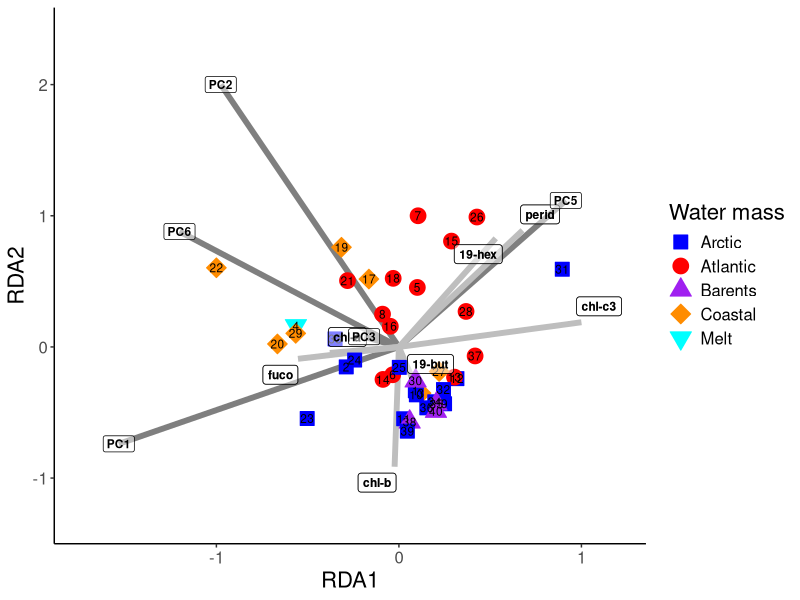
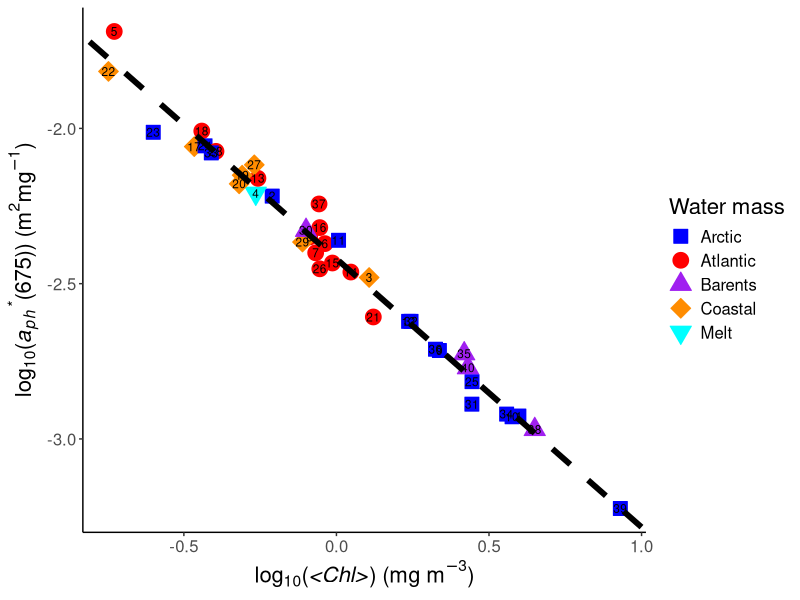
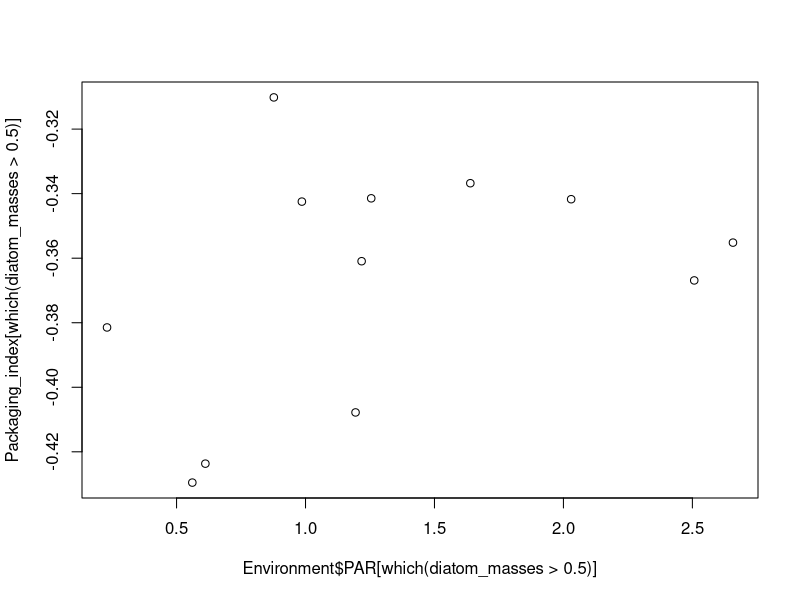
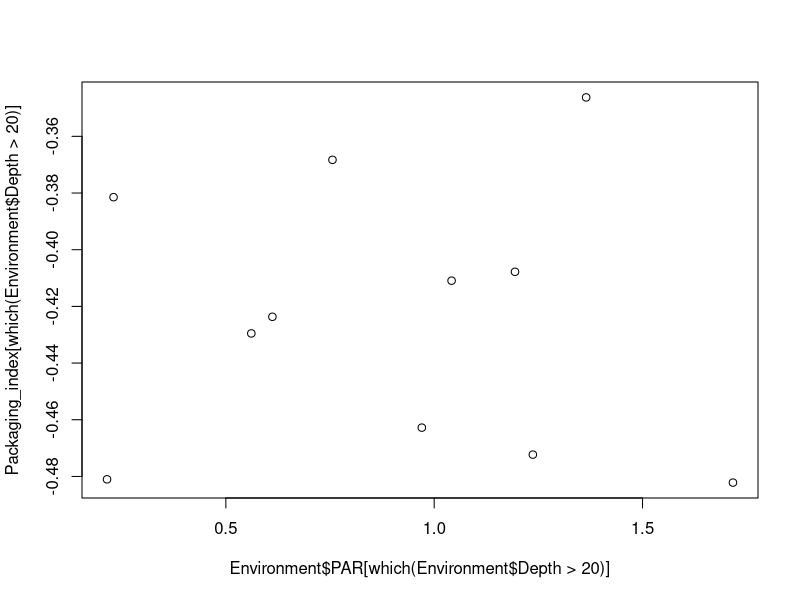
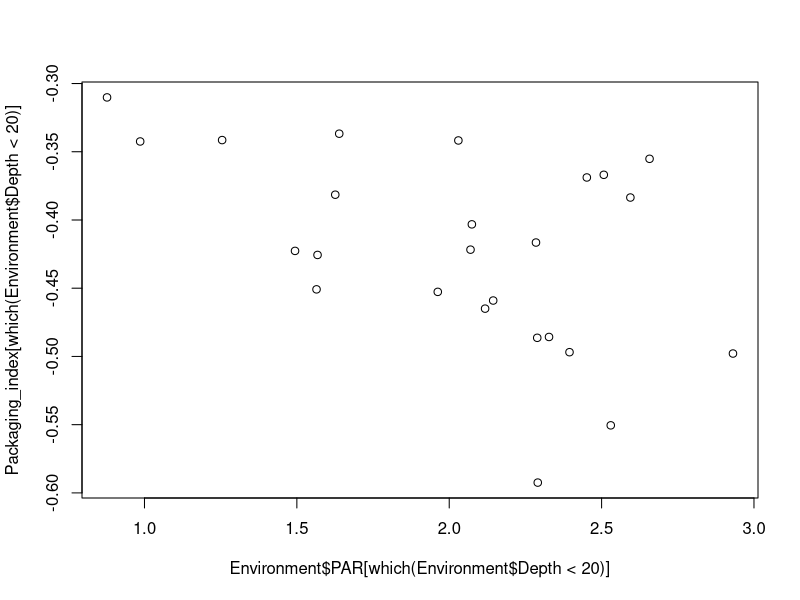
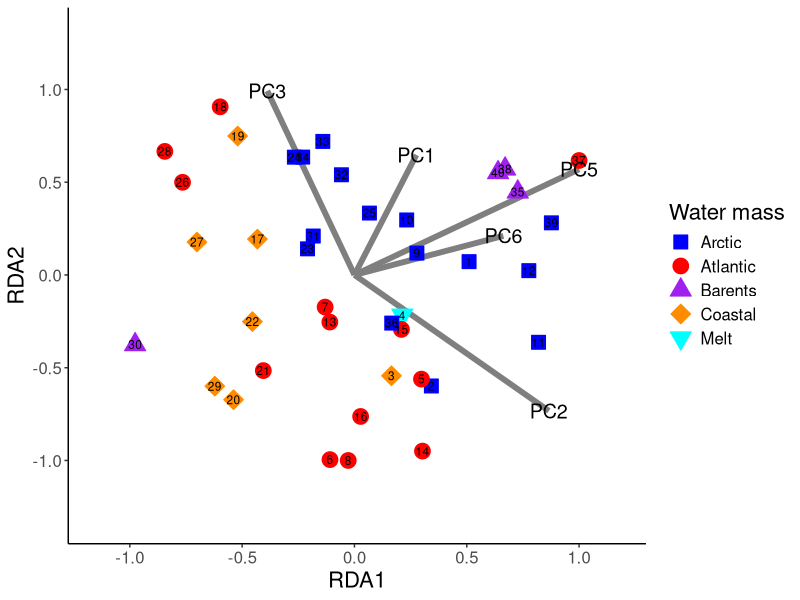
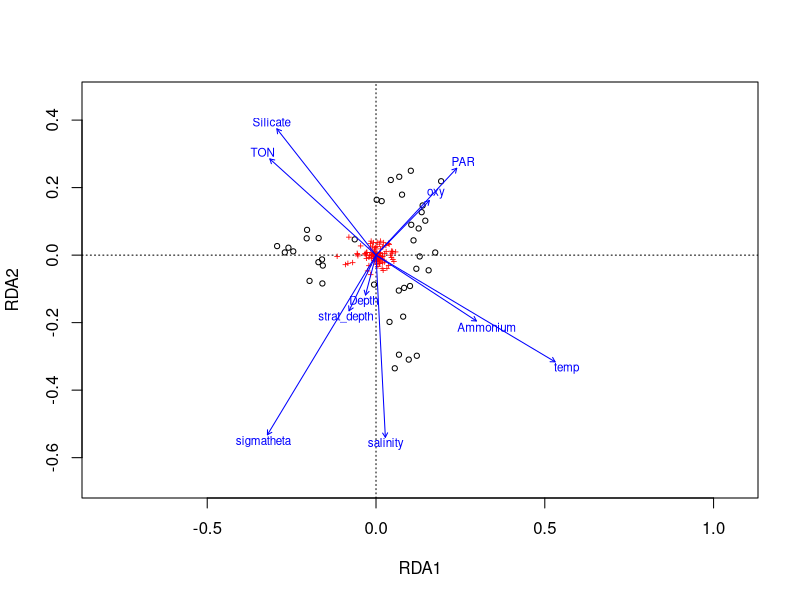
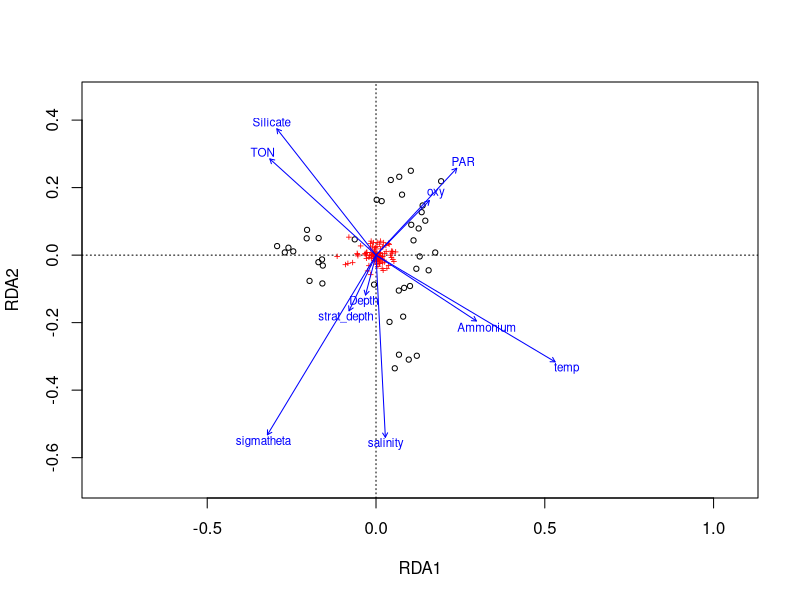

Recreate these plots in R, in order.
# This script conducts statistical analyses in response to the 
# first round of reviewer comments from Reviewer 2
# for the manuscript ID: 860773

setwd('D:/Documents/Final_nutrients_sian')
# You will need to set the path to the location
# that you saved the following files
# 'Biomasses_40.csv'
# 'Environment_40.csv'
# 'Absorption_spectra_40.csv'
# 'Cell_counts_40.csv'
# 'Pigments_40.csv'
# If you do not have a package, run the code 'install.packages('package name')'

library('vegan')
# Code for multivariate statistical analyses
library(ggplot2)
# Plotting package
library(reshape2)
# Data tidying
library(cowplot)
# Extracting plot elements
library(ggpubr)
# Combine subplots

Biomasses<-read.csv('Biomasses_40.csv')
Environment<-read.csv('Environment_40.csv')
Absorption_spectra<-read.csv('Absorption_spectra_40.csv')
Cell_counts<-read.csv('Cell_counts_40.csv')
Pigments<-read.csv('Pigments_40.csv')
# Load the requisite datasets

Absorption_data<-Absorption_spectra[,5:355]/rowSums(Absorption_spectra[,5:355])
# Normalise to integral
Cell_data<- cbind(log10(Cell_counts[,5:110]+1),log10((Cell_counts[,111:114]*1000)+1))
Cell_data<-Cell_data/rowSums(Cell_data)
# Log10 + 1 transform, then normalise to integral
Pigment_data<-Pigments[,5:32]/rowSums(Pigments[,5:32])
# Normalise to integral

explan<-prcomp(Environment[,-c(11:14)],scale=T) 
# PCA decomposition

# Point 1
# What fraction of total variance do Redundancy Analyses explain?

cell_rda<-rda( Cell_data ~ . ,as.data.frame(explan$x))
optics_rda<-rda( Absorption_data ~ . ,as.data.frame(explan$x))
pigment_rda<-rda( Pigment_data ~ . ,as.data.frame(explan$x))
# Run analyses

cell_rda ; optics_rda ; pigment_rda 
# The total constrained variance is reported in each summmary

# Point 2
# What proportion of environmental variance is explained in each PC-axes
# in the PCA decomposition?

summary(explan) 
# Axial variances are reported in this summary

explan$rotation
# The PC-loadings can be viewed to reveal the meaning of individual axes

# Point 3
# Do the results for the analyses derived from pigment ratios change 
# if the pigments are normalised by their variances?

Scaled_Pigment_data<-Pigment_data
for(i in 1:(dim(Pigment_data)[2]) ){
Scaled_Pigment_data[,i]<-(Pigment_data[,i]/sd(Pigment_data[,i]))-mean(Pigment_data[,i])
}
# Perform variance normalisation

Scaled_Pigment_data<-Scaled_Pigment_data[,-5]
# Remove pigments that are invariant ahead of analysis


pigment_rda_scaled<-rda( Scaled_Pigment_data[,-5] ~ . ,as.data.frame(explan$x))
# Perform analysis

pigment_rda_scaled 
# Inspect summary of results

# Let us produce a plot of the RDA space

hydrog_vector<-rep('Barents',dim(Environment)[1] )
hydrog_vector[which(Environment$temp <0 & Environment$salinity <34.8)]<- 'Arctic' #Arw
hydrog_vector[which(Environment$temp >0 & Environment$temp <3 & Environment$salinity <34.4)]<- 'Melt' #Mw
hydrog_vector[which(Environment$temp >3 & Environment$salinity <34.8)]<- 'Coastal' #Cw
hydrog_vector[which(Environment$temp >3 & Environment$salinity >34.8)]<- 'Atlantic' #AtW
# Define a vector of the Watermass classifications of each sample

d2<-as.data.frame(cbind(scores(pigment_rda_scaled,display='sites'),
hydrog_vector))
d2[,1:2]<-as.matrix(sapply(d2[,1:2], as.character ))  
d2[,1:2]<-as.matrix(sapply(d2[,1:2], as.numeric ))  
d2[,1]<-d2[,1]/max(abs(d2[,1]))
d2[,2]<-d2[,2]/max(abs(d2[,2]))
colnames(d2)[3]<-'Watermass'

pigment_segments<-as.data.frame(cbind(rep(0,dim(Environment)[2]-4),rep(0,dim(Environment)[2]-4),
summary(pigment_rda_scaled)$biplot[,1],summary(pigment_rda_scaled)$biplot[,2]))/max(abs(summary(pigment_rda_scaled)$biplot))

pigment_segments<-pigment_segments/max(abs(pigment_segments))

pigment_var<-c(1,2,3,5,6)

#pigment_picks<-c(25,8,13,24,1,7,6)
pigment_picks<-c(24,7,11,23,1,6,5)
pigment_names<-c('chl-a','fuco','19-hex','chl-b','chl-c3','19-but','perid')

dpigments<-as.data.frame(cbind(rep(0,length(pigment_picks)),rep(0,length(pigment_picks)),
scores(pigment_rda_scaled,display='species')[pigment_picks,1],scores(pigment_rda_scaled,display='species')[pigment_picks,2])/ (max(abs(scores(pigment_rda_scaled,display='species')[pigment_picks,]))*1.2) )

dpigments<-dpigments/max(abs(dpigments))

library(ggrepel)
ggplot(data=d2,aes(x=RDA1,y=RDA2,col=Watermass))+
scale_x_continuous(expand = c(0.1, 0.1)) + scale_y_continuous(expand = c(0.15, 0.15))+
geom_segment(data=pigment_segments[pigment_var,]*2,aes(x=V1,y=V2,xend=V3,yend=V4),size=2,
alpha=1,color='gray50')+
geom_segment(data=dpigments,aes(x=V1,y=V2,xend=V3,yend=V4),size=2,
alpha=1,color='grey')+
geom_point(aes(shape=Watermass,col=Watermass,fill=Watermass),size=5,alpha=1)+
#scale_colour_manual("Watermass", values = c("Arctic" = "blue", "Atlantic" = "red", "Barents" = 'purple', "Coastal" = 'darkorange', "Melt" = 'cyan'))+
#scale_shape_manual("Watermass", values = c("Arctic" = 15, "Atlantic" = 16, "Barents" = 17, "Coastal" = 18, "Melt" = 19))+
scale_fill_manual("Water mass", values = c("Arctic" = "blue", "Atlantic" = "red", "Barents" = 'purple', "Coastal" = 'darkorange', "Melt" = 'cyan'))+
scale_colour_manual("Water mass", values = c("Arctic" = "blue", "Atlantic" = "red", "Barents" = 'purple', "Coastal" = 'darkorange', "Melt" = 'cyan'))+
scale_shape_manual("Water mass", values = c("Arctic" = 22, "Atlantic" = 21, "Barents" = 24, "Coastal" = 23, "Melt" = 25))+
geom_text(label=c(1:40),col='black',size=3)+
geom_label_repel(seed=1234,data=dpigments,aes(x=V3,y=V4),label=pigment_names,color='black',
size=3,fontface='bold',alpha=.5)+
geom_label_repel(seed=1234,data=dpigments,aes(x=V3,y=V4),label=pigment_names,color='black',
size=3,fontface='bold',alpha=1,fill=NA)+
geom_label(data=pigment_segments[pigment_var,]*2,aes(x=V3,y=V4),label=c(rownames(pigment_segments)[pigment_var]),color='black',
size=3,fontface='bold',alpha=.5,)+
theme(legend.position='right',
axis.line.x=element_line(),
axis.text.x=element_text(size=12),
axis.title.x=element_text(size=16),
axis.text.y=element_text(size=12),
axis.title.y=element_text(size=16),
legend.title=element_text(size=16),
legend.text=element_text(size=12),
axis.line.y=element_line(),
panel.background=element_blank())

Test_axes<- colnames(explan$rotation)
Env<-explan$x

for(i in 1: (dim(Environment[,-c(11:14)])[2]) ){
	temporary_rda<-anova(rda( Scaled_Pigment_data ~Env[,i],Z=Env[,-i]))
		print( c( 'proportion of variance explained', temporary_rda$V[1]/sum(temporary_rda$V), Test_axes[i] ) )
		print( c( 'p-value', temporary_rda$"Pr(>F)" [1], Test_axes[i] ) )
}

# Pure effects indicate PC1, PC2, PC5, PC6, PC10 are significant

Pigment_term_effects<-anova(pigment_rda_scaled, by="term")
# Term-wise effects indicate PC1, PC2, PC5, PC6, PC10 are significant

Pigment_margin_effects<-anova(pigment_rda_scaled, by="margin")
# Marginal effects indicate PC1, PC2, PC5, PC6, PC10 are significant




# Point 4
# Do Redundancy Analyses predominantly explain variance in phytoplankton community composition
# that could be attributed to variations in overall biomass or in photophysiological adaptation? 

# We will first test whether pigments are a faithful representation of variation in community structure
# (as opposed to forms of photophysiological adaptation orthogonal to community structure) 
# by performing a redundancy analysis to explore whether cell count structure is explained by pigment ratios

cells_pigments<-rda(Cell_data ~., Pigment_data)
# Some 81% of variance in the cell count data is constrained by variation in pigment ratios

anova(cells_pigments,by='term')
# A term-wise effect statistic indicates that a large number of pigment species underly this explained
# structure

PPC<- Pigment_data$a_carot + Pigment_data$b_carot + Pigment_data$zeaxanthin +
Pigment_data$alloxanthin + Pigment_data$diadinoxanthin

summary(lm(PPC~Environment$PAR))
# A significant p-value is reported (0.005) and a relatively low adjusted R^ (0.17)
# Indicating variation in photosynthetically active radiation significantly explains
# at least some variance in photo protective pigments (PPC)

Pigment_data_without_PPC<- Pigments[,c(5:17,19:21,23,25:30)]/rowSums(Pigments[,c(5:17,19:21,23,25:30)])

pigment_rda_without_PPC<-rda( Pigment_data_without_PPC ~ . ,as.data.frame(explan$x))
# about 39% of variance in these pigments is constrained by the environmental data
# this is broadly similar to the 42-46% constrained by the total suite of pigments

anova(pigment_rda_without_PPC,by='term')
# Fewer axes of environmental variance are identifies as explaining variance in the pigment dataset
# when PPC is removed

cells_pigment_rda_without_PPC<-rda( Cell_data ~ . ,Pigment_data_without_PPC)
# when photoprotective pigments are removed only 69% of variance in the cell count data is explained

# What about when PAR is removed from environmental variability?

explan_without_PAR<-prcomp(Environment[,-c(9,11:14)],scale=T) 
# PCA decomposition without PAR

pigment_rda_without_PAR<-rda( Pigment_data ~ . ,as.data.frame(explan_without_PAR$x))
# 41% of variance is constrained


# Let us be thorough and also undertake variance partitioning analyses


PPC<- Pigment_data$a_carot + Pigment_data$b_carot + Pigment_data$zeaxanthin +
Pigment_data$alloxanthin + Pigment_data$diadinoxanthin

PPC_data<-Pigment_data[,c(27,28,20,18,14)]

mod <- varpart (Cell_data, PPC_data, Pigment_data_without_PPC[-which(sapply(Pigment_data_without_PPC,sd)==0)])
mod <- varpart (Cell_data, PPC_data, Pigment_data_without_PPC[-c(5,22)]) # A test eliminating co-linear pigments

mod <- varpart (Absorption_data, PPC_data, Pigment_data_without_PPC[-which(sapply(Pigment_data_without_PPC,sd)==0)])
mod <- varpart (Absorption_data, PPC_data, Pigment_data_without_PPC[-c(5,22)]) # A test eliminating co-linear pigments

# Let us explore pigment packaging responds to variation in PAR, and what the cause of that might be

log_chla<-log10(Pigments$chl_a)
log_spec_abs<-log10(Absorption_data$X676/Pigments$chl_a)
# These two features should have a negative linear relationship 
# if pigment packaging evolves with (chl-a)

mod<-lm(log_spec_abs~log_chla)
# p value <2e-16, and adjusted R^2 of 0.98
# Very strong negative relationship


hydrog_vector<-rep('Barents',dim(Environment)[1] )
hydrog_vector[which(Environment$temp <0 & Environment$salinity <34.8)]<- 'Arctic' #Arw
hydrog_vector[which(Environment$temp >0 & Environment$temp <3 & Environment$salinity <34.4)]<- 'Melt' #Mw
hydrog_vector[which(Environment$temp >3 & Environment$salinity <34.8)]<- 'Coastal' #Cw
hydrog_vector[which(Environment$temp >3 & Environment$salinity >34.8)]<- 'Atlantic' #AtW
# Define a vector of the Watermass classifications of each sample

d<-as.data.frame(cbind(log_chla,log_spec_abs,hydrog_vector))
d[,1:2]<-as.matrix(sapply(d[,1:2], as.character ))  
d[,1:2]<-as.matrix(sapply(d[,1:2], as.numeric )) 
colnames(d)[3]<-'Watermass'
# Produce a dataframe

ggplot(data=d,aes(x=log_chla,y=log_spec_abs))+
#geom_point(size=5,alpha=1)+
geom_point(aes(shape=Watermass,col=Watermass,fill=Watermass),size=5,alpha=1)+ # Plot sample points 
scale_fill_manual("Water mass", values = c("Arctic" = "blue", "Atlantic" = "red", "Barents" = 'purple', "Coastal" = 'darkorange', "Melt" = 'cyan'))+
scale_colour_manual("Water mass", values = c("Arctic" = "blue", "Atlantic" = "red", "Barents" = 'purple', "Coastal" = 'darkorange', "Melt" = 'cyan'))+
scale_shape_manual("Water mass", values = c("Arctic" = 22, "Atlantic" = 21, "Barents" = 24, "Coastal" = 23, "Melt" = 25))+
geom_text(label=c(1:40),col='black',size=3)+ # Label points with unique numbers 
geom_abline(intercept=mod$coef[1],slope=mod$coef[2],size=2,linetype='dashed')+
ylab( expression(paste('log'[10],'(',italic('a'[ph]),italic(''^'*'),'(675))',' (',m^2,'mg'^-1,')')) )+
xlab( expression(paste('log'[10],'(',italic('<Chl>'),')',' (mg m'^-3,')' )))+
theme(legend.position='right',
axis.line.x=element_line(),
axis.text.x=element_text(size=12),
axis.title.x=element_text(size=16),
axis.text.y=element_text(size=12),
axis.title.y=element_text(size=16),
legend.title=element_text(size=16),
legend.text=element_text(size=12),
axis.line.y=element_line(),
panel.background=element_blank())
# Produce a plot

# Take log_spec_abs as an index of packaging
Packaging_index<-1/log_spec_abs


diatom_masses<-rowSums(Biomasses[,5:55])/rowSums(Biomasses[,5:110])
dinoflagellate_masses<-(rowSums(Biomasses[,56:98])/(rowSums(Biomasses[,5:110])))
ciliate_masses<-(rowSums(Biomasses[,99:110])/(rowSums(Biomasses[,5:110])))
# Relative contribution of diatoms/different groups to microphytoplankton


plot(Environment$PAR[which(diatom_masses>.5)],Packaging_index[which(diatom_masses>.5)])
summary(lm(Packaging_index[which(diatom_masses>.5)]~Environment$PAR[which(diatom_masses>.5)]))

plot(Environment$PAR[which(Environment$Depth>20)],Packaging_index[which(Environment$Depth>20)])
summary(lm(Packaging_index[which(Environment$Depth>20)]~Environment$PAR[which(Environment$Depth>20)]))

plot(Environment$PAR[which(Environment$Depth<20)],Packaging_index[which(Environment$Depth<20)])
summary(lm(Packaging_index[which(Environment$Depth<20)]~Environment$PAR[which(Environment$Depth<20)]))

summary(lm(Packaging_index[which(Environment$Depth<20)]~Environment$PAR[which(Environment$Depth<20)]
+diatom_masses[which(Environment$Depth<20)]))


# Diatom-rich and sub-surface subsets do not reveal interesting dependencies of packaing index upon PAR

# Point 5
# Are the results in the presented manuscript mostly driven by diatoms?

# This can be tested by excluding diatom taxa from the cell counts data and re-performing analyses, 
# to see whether they differ substantialy from the original analyses based on cell counts.

Cell_data<- cbind(log10(Cell_counts[,5:110]+1),log10((Cell_counts[,111:114]*1000)+1))
Cell_data_without_diatoms<-Cell_data[,-c(1:51)]/rowSums(Cell_data[,-c(1:51)])

cell_rda_without_diatoms<-rda( Cell_data_without_diatoms ~ . , as.data.frame(explan$x))
# 36% of variance in non-diatom cell count structure is constrained by the environmental variables

for(i in 1: (dim(Environment[,-c(11:14)])[2]) ){ # for each environmental axis
	temporary_rda<-anova(rda( Cell_data_without_diatoms ~Env[,i],Z=Env[,-i])) # produce a Redundancy Analysis which partials-out all other axes
		print( c( 'proportion of variance explained', temporary_rda$V[1]/sum(temporary_rda$V), Test_axes[i] ) )
		print( c( 'p-value', temporary_rda$"Pr(>F)" [1], Test_axes[i] ) )
		# Print the explained variance and p-value derived from permutation 
}
# Pure effect statistics show that PC1, PC2, PC3, PC5, are significant explainers of cell count structure without
# diatoms

anova(cell_rda_without_diatoms, by="term")
# Term-wise effect statistics agree
anova(cell_rda_without_diatoms, by="margin")
# Marginal effect statistics agree

# Now we will produce a triplot for visual inspection


hydrog_vector<-rep('Barents',dim(Environment)[1] )
hydrog_vector[which(Environment$temp <0 & Environment$salinity <34.8)]<- 'Arctic' #Arw
hydrog_vector[which(Environment$temp >0 & Environment$temp <3 & Environment$salinity <34.4)]<- 'Melt' 
hydrog_vector[which(Environment$temp >3 & Environment$salinity <34.8)]<- 'Coastal' #Cw
hydrog_vector[which(Environment$temp >3 & Environment$salinity >34.8)]<- 'Atlantic' #AtW
# Define a vector of the Watermass classifications of each sample

d<-as.data.frame(cbind(scores(cell_rda_without_diatoms,display='sites'),
hydrog_vector))
d[,1:2]<-as.matrix(sapply(d[,1:2], as.character ))  
d[,1:2]<-as.matrix(sapply(d[,1:2], as.numeric ))  
d[,1]<-d[,1]/max(abs(d[,1]))
d[,2]<-d[,2]/max(abs(d[,2]))
colnames(d)[3]<-'Watermass'
# Make a dataframe for the cell counts analysis

cell_segments<-as.data.frame(cbind(rep(0,dim(Environment)[2]-4),rep(0,dim(Environment)[2]-4),
summary(cell_rda)$biplot[,1],summary(cell_rda)$biplot[,2]))/max(abs(summary(cell_rda)$biplot))
# Triplot vectors for environmental variance axes

cell_segments<-cell_segments/max(abs(cell_segments))
# Normalise

cell_var<-c(1,2,3,5,6)
# The chosen axes for plotting (those identified as significant in the significance testing script)



ggplot(data=d,aes(x=RDA1,y=RDA2,col=Watermass))+ # Plot with cell RDA data and watermass properties
ylim(c(-1,1))+
xlim(c(-1,1))+ # Set axis limits
scale_x_continuous(expand = c(0.1, 0.1)) + scale_y_continuous(expand = c(0.15, 0.15))+ 
geom_segment(data=cbind(cell_segments[cell_var,]),aes(x=V1,y=V2,xend=V3,yend=V4),size=2, 
alpha=1,color='gray50')+ # Plot vectors for environmental axes
geom_point(aes(shape=Watermass,col=Watermass,fill=Watermass),size=5,alpha=1)+ # Plot sample points 
scale_fill_manual("Water mass", values = c("Arctic" = "blue", "Atlantic" = "red", "Barents" = 'purple', "Coastal" = 'darkorange', "Melt" = 'cyan'))+
scale_colour_manual("Water mass", values = c("Arctic" = "blue", "Atlantic" = "red", "Barents" = 'purple', "Coastal" = 'darkorange', "Melt" = 'cyan'))+
scale_shape_manual("Water mass", values = c("Arctic" = 22, "Atlantic" = 21, "Barents" = 24, "Coastal" = 23, "Melt" = 25))+
geom_text(label=c(1:40),col='black',size=3)+ # Label points with unique numbers 
geom_text(data=cell_segments[cell_var,]*1,aes(x=V3,y=V4),label=c(colnames(explan$x)[cell_var]),color='black',
size=5)+ # Add environmental axis labels 
theme(legend.position='right',
axis.line.x=element_line(),
axis.text.x=element_text(size=12),
axis.title.x=element_text(size=16),
axis.text.y=element_text(size=12),
axis.title.y=element_text(size=16),
legend.title=element_text(size=16),
legend.text=element_text(size=12),
axis.line.y=element_line(),
panel.background=element_blank())

# Which species are controlling variation along RDA-1 in the analysis without diatoms?
cell_rda_without_diatoms$CCA$v[,1][order(cell_rda_without_diatoms$CCA$v[,1])]
# The most extreme values will tell you which species are most distinct along this axis


# Point 6
# Are the results of the redundancy analyses in the original manuscript significantly explained
# by variation in overall biomass?

Biomasses<-read.csv('Biomasses_40.csv')
Overall_biomass<-rowSums(Biomasses[,-c(1:4)])

Biomasses<-read.csv('Biomasses_40.csv')
Environment<-read.csv('Environment_40.csv')
Absorption_spectra<-read.csv('Absorption_spectra_40.csv')
Cell_counts<-read.csv('Cell_counts_40.csv')
Pigments<-read.csv('Pigments_40.csv')
# Load the requisite datasets

Absorption_data<-Absorption_spectra[,5:355]/rowSums(Absorption_spectra[,5:355])
# Normalise to integral
Cell_data<- cbind(log10(Cell_counts[,5:110]+1),log10((Cell_counts[,111:114]*1000)+1))
Cell_data<-Cell_data/rowSums(Cell_data)
# Log10 + 1 transform, then normalise to integral
Pigment_data<-Pigments[,5:32]/rowSums(Pigments[,5:32])
# Normalise to integral

cell_rda<-rda( Cell_data ~ . ,as.data.frame(explan$x))
optics_rda<-rda( Absorption_data ~ . ,as.data.frame(explan$x))
pigment_rda<-rda( Pigment_data ~ . ,as.data.frame(explan$x))
# Run analyses


summary(lm(summary(cell_rda)$sites[,1]~Overall_biomass))
# significant but weak relationship of RDA-1 cells to overall biomass
summary(lm(summary(cell_rda)$sites[,2]~Overall_biomass))
# no clear dependency of RDA-2 cells on overall biomass

summary(lm(summary(pigment_rda)$sites[,1]~Overall_biomass))
# significant but weak relationship of RDA-1 pigments to overall biomass
summary(lm(summary(pigment_rda)$sites[,2]~Overall_biomass))
# no clear dependency of RDA-2 pigments on overall biomass

summary(lm(summary(optics_rda)$sites[,1]~Overall_biomass))
# significant but weak relationship of RDA-1 absorption spectra to overall biomass
summary(lm(summary(optics_rda)$sites[,2]~Overall_biomass))
# no clear dependency of RDA-2 absorption spectra on overall biomass

# Point 7
# Point 7 did not require new code to answer

# Point 8 
# does scaling the environmental input variables before analysis in RDA change the results?
# (It shouldn't because correlation structure is scaled in vegan's rda function)

cell_rda<-rda( Cell_data ~ . ,Environment[,-c(11:14)])

Scaled_Environment<-Environment[,-c(11:14)]
for(i in 1:(dim(Scaled_Environment)[2]) ){
Scaled_Environment[,i]<-(Scaled_Environment[,i]/sd(Scaled_Environment[,i]))-mean(Scaled_Environment[,i])
}
# scale environmental variables by their variances

cell_rda_scaled_environment<-rda(Cell_data ~ .,Scaled_Environment)
# reperform analysis

plot(cell_rda) ; dev.new() ; plot(cell_rda_scaled_environment)
# You can satisfy yourself the results are arithemtically near-identical

# Point 9
# Can we be certain that seasonal succession and Atlantic influence drive significant structure in the
# RDA analyses?

Julian<-Biomasses$Julian
# Julian day of the year that biomass samples were taken
Order<-order(Julian) # you can choose to order by diatom_masses instead if you wish
J<-(Julian/365)*12 # Quick conversion of Julian day to months (rough)

summary(lm(J ~ summary(cell_rda)$sites[,1] + summary(cell_rda)$sites[,2]))
# The month the samples were collected in is a strong function of both 
# leading RDA axes in the cell count data

summary(lm(J ~ summary(pigment_rda)$sites[,1] + summary(pigment_rda)$sites[,2]))
# The month the samples were collected in is a moderate function of RDA-1, but is 
# not clearly related to RDA-2

summary(lm(J ~ summary(optics_rda)$sites[,1] + summary(optics_rda)$sites[,2]))
# The month the samples were collected in is a moderate function of RDA-1, but is 
# not clearly related to RDA-2

# How can we tell whether Atlantic identify of samples is a significant variable structuring the
# distribution of site scores in the redundancy analyses? 
# We can use multiple anova, to see whether there is a separation of means by water mass group

Atlantic_vector<-hydrog_vector
Atlantic_vector[which(Atlantic_vector != 'Atlantic')]<-'Not_Atlantic'
# Atlantic_vector[which(hydrog_vector == 'Coastal')]<-'Coastal'
# Uncomment this line if you want to consider coastal water mass samples independently
# Atlantic_vector[which(hydrog_vector == 'Coastal')]<-'Atlantic'
# Uncomment this line if you wish to groap coastal water mass samples with Atlantic samples

cell_manova_data<-as.data.frame(cbind(summary(cell_rda)$sites,Atlantic_vector))
colnames(cell_manova_data)<-c('RDA1','RDA2','RDA3','RDA4','RDA5','RDA6','WaterMass')
cell_manova_data$WaterMass<-as.character(cell_manova_data$WaterMass)
for(i in 1:6){
	cell_manova_data[,i]<-as.numeric(as.character(cell_manova_data[,i]))
}
rownames(cell_manova_data)<-NULL
cell_manova<-manova( cbind(RDA1,RDA2,RDA3,RDA4,RDA5,RDA6) ~ WaterMass, data=cell_manova_data)
summary.aov(cell_manova)
# This result suggests that Atlantic status significantly determines point dispersion along 
# axes RDA1 and RDA2
# The p values are 0.03 and 0.004


pigment_manova_data<-as.data.frame(cbind(summary(pigment_rda)$sites,Atlantic_vector))
colnames(pigment_manova_data)<-c('RDA1','RDA2','RDA3','RDA4','RDA5','RDA6','WaterMass')
pigment_manova_data$WaterMass<-as.character(pigment_manova_data$WaterMass)
for(i in 1:6){
	pigment_manova_data[,i]<-as.numeric(as.character(pigment_manova_data[,i]))
}
rownames(pigment_manova_data)<-NULL
pigment_manova<-manova( cbind(RDA1,RDA2,RDA3,RDA4,RDA5,RDA6) ~ WaterMass, data=pigment_manova_data)
summary.aov(pigment_manova)
# This result suggests that Atlantic status significantly structures variance over
# RDA1 but not RDA2 (p = 0.003 and p = 0.07)

optics_manova_data<-as.data.frame(cbind(summary(optics_rda)$sites,Atlantic_vector))
colnames(optics_manova_data)<-c('RDA1','RDA2','RDA3','RDA4','RDA5','RDA6','WaterMass')
optics_manova_data$WaterMass<-as.character(optics_manova_data$WaterMass)
for(i in 1:6){
	optics_manova_data[,i]<-as.numeric(as.character(optics_manova_data[,i]))
}
rownames(optics_manova_data)<-NULL
optics_manova<-manova( cbind(RDA1,RDA2,RDA3,RDA4,RDA5,RDA6) ~ WaterMass, data=optics_manova_data)
summary.aov(optics_manova)
# This result shows that Atlantic status is not significantly related to variance over
# RDA1 and RDA2, (p = 0.13 and p = 0.6)
# However, we note on inspecting original manuscript Figure 6C that there is an over-lap of Atlantic
# samples with Coastal samples in RDA1-2 space.
# If Coastal samples are treated as their own class, then water mass variation is significantly 
# related to RDA1 (p = 0.00014)
# and if Coastal samples are grouped with Atlantic samples, then water mass is very
# clearly related to RDA1 (p = 9.4e-05). 


# What about if we try to remove the effects of diachronous sampling? 
# For RDA axes that are significantly related to the time-of-sampling we need to 
# perform a linear model of axis score against time-of-sampling, and then extract the 
# residual.
# The MANOVA analysis can then be re-performed to see whether signal remains. 

RDA1r<-lm(summary(cell_rda)$sites[,1]~J)$residuals
RDA2r<-lm(summary(cell_rda)$sites[,2]~J)$residuals

cell_manova_data<-as.data.frame(cbind(RDA1r,RDA2r,Atlantic_vector))
colnames(cell_manova_data)<-c('RDA1','RDA2','WaterMass')
cell_manova_data$WaterMass<-as.character(cell_manova_data$WaterMass)
for(i in 1:2){
	cell_manova_data[,i]<-as.numeric(as.character(cell_manova_data[,i]))
}
rownames(cell_manova_data)<-NULL
cell_manova<-manova( cbind(RDA1,RDA2) ~ WaterMass, data=cell_manova_data)
summary.aov(cell_manova)


RDA1r<-lm(summary(pigment_rda)$sites[,1]~J)$residuals
RDA2r<-summary(pigment_rda)$sites[,2]

pigment_manova_data<-as.data.frame(cbind(RDA1r,RDA2r,Atlantic_vector))
colnames(pigment_manova_data)<-c('RDA1','RDA2','WaterMass')
pigment_manova_data$WaterMass<-as.character(pigment_manova_data$WaterMass)
for(i in 1:2){
	pigment_manova_data[,i]<-as.numeric(as.character(pigment_manova_data[,i]))
}
rownames(pigment_manova_data)<-NULL
pigment_manova<-manova( cbind(RDA1,RDA2) ~ WaterMass, data=pigment_manova_data)
summary.aov(pigment_manova)


RDA1r<-lm(summary(optics_rda)$sites[,1]~J)$residuals
RDA2r<-summary(optics_rda)$sites[,2]

optics_manova_data<-as.data.frame(cbind(RDA1r,RDA2r,Atlantic_vector))
colnames(optics_manova_data)<-c('RDA1','RDA2','WaterMass')
optics_manova_data$WaterMass<-as.character(optics_manova_data$WaterMass)
for(i in 1:2){
	optics_manova_data[,i]<-as.numeric(as.character(optics_manova_data[,i]))
}
rownames(optics_manova_data)<-NULL
optics_manova<-manova( cbind(RDA1,RDA2) ~ WaterMass, data=optics_manova_data)
summary.aov(optics_manova)


# Now we move on to the minor comments section


# Let us produce a table of the most abdundant microphytoplankton taxa in each water mass

setwd('D:/Documents/Final_nutrients_sian')
Cell_counts<-read.csv('Cell_counts_40.csv')
Biomasses<-read.csv('Biomasses_40.csv')
Environment<-read.csv('Environment_40.csv')

hydrog_vector<-rep('Barents',dim(Environment)[1] )
hydrog_vector[which(Environment$temp <0 & Environment$salinity <34.8)]<- 'Arctic' #Arw
hydrog_vector[which(Environment$temp >0 & Environment$temp <3 & Environment$salinity <34.4)]<- 'Melt' #Mw
hydrog_vector[which(Environment$temp >3 & Environment$salinity <34.8)]<- 'Coastal' #Cw
hydrog_vector[which(Environment$temp >3 & Environment$salinity >34.8)]<- 'Atlantic' #AtW
# Define a vector of the Watermass classifications of each sample


colSums(Cell_counts[which(hydrog_vector=='Arctic'),5:110])[
order(colSums(Cell_counts[which(hydrog_vector=='Arctic'),5:110]))]

colSums(Cell_counts[which(hydrog_vector=='Atlantic'),5:110])[
order(colSums(Cell_counts[which(hydrog_vector=='Atlantic'),5:110]))]

colSums(Cell_counts[which(hydrog_vector=='Barents'),5:110])[
order(colSums(Cell_counts[which(hydrog_vector=='Barents'),5:110]))]

colSums(Cell_counts[which(hydrog_vector=='Coastal'),5:110])[
order(colSums(Cell_counts[which(hydrog_vector=='Coastal'),5:110]))]

colSums(Cell_counts[which(hydrog_vector=='Melt'),5:110])[
order(colSums(Cell_counts[which(hydrog_vector=='Melt'),5:110]))]

colSums(Biomasses[which(hydrog_vector=='Arctic'),5:110])[
order(colSums(Biomasses[which(hydrog_vector=='Arctic'),5:110]))]

colSums(Biomasses[which(hydrog_vector=='Atlantic'),5:110])[
order(colSums(Biomasses[which(hydrog_vector=='Atlantic'),5:110]))]

colSums(Biomasses[which(hydrog_vector=='Barents'),5:110])[
order(colSums(Biomasses[which(hydrog_vector=='Barents'),5:110]))]

colSums(Biomasses[which(hydrog_vector=='Coastal'),5:110])[
order(colSums(Biomasses[which(hydrog_vector=='Coastal'),5:110]))]

colSums(Biomasses[which(hydrog_vector=='Melt'),5:110])[
order(colSums(Biomasses[which(hydrog_vector=='Melt'),5:110]))]

# What is the minimum number of cells recorded in a sample?

range(rowSums(Cell_counts[,5:110]))


